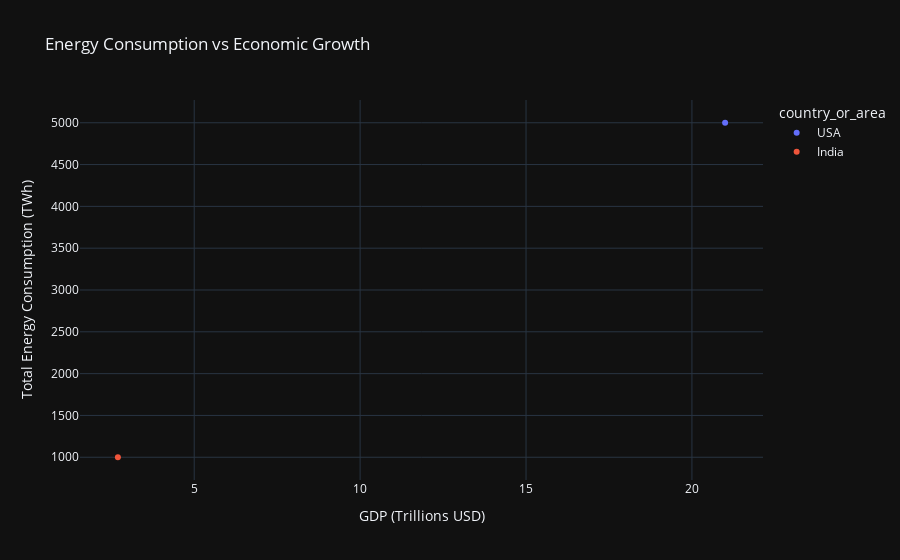

Notebook code cell kept with this figure:
### Code cell
import plotly.express as px
import pandas as pd

# Sample DataFrame (replace with your actual dataset)
df = pd.DataFrame({
    'commodity_transaction': ['GDP', 'Energy Consumption', 'GDP', 'Energy Consumption'],
    'country_or_area': ['USA', 'USA', 'India', 'India'],
    'year': [2020, 2020, 2020, 2020],
    'quantity': [21, 5000, 2.7, 1000]
})

# Ensure no leading/trailing spaces in column names
df.columns = df.columns.str.strip().str.lower()

# Filter relevant data
gdp_data = df[df['commodity_transaction'].str.contains("GDP", case=False, na=False)]
energy_data = df[df['commodity_transaction'].str.contains("Energy Consumption", case=False, na=False)]

# Merge GDP and Energy Consumption Data
df_merged = pd.merge(
    gdp_data[['country_or_area', 'year', 'quantity']],
    energy_data[['country_or_area', 'year', 'quantity']],
    on=['country_or_area', 'year'],
    suffixes=('_gdp', '_energy')
)

# Rename columns
df_merged.rename(columns={'quantity_gdp': 'GDP', 'quantity_energy': 'Total Energy Consumption'}, inplace=True)

# Convert values to numeric (if needed)
df_merged['GDP'] = pd.to_numeric(df_merged['GDP'], errors='coerce')
df_merged['Total Energy Consumption'] = pd.to_numeric(df_merged['Total Energy Consumption'], errors='coerce')

# Create the interactive scatter plot using Plotly
fig = px.scatter(
    df_merged,
    x="GDP",
    y="Total Energy Consumption",
    color="country_or_area",
    hover_data=["country_or_area", "GDP", "Total Energy Consumption", "year"],
    title="Energy Consumption vs Economic Growth",
    labels={"GDP": "GDP (Trillions USD)", "Total Energy Consumption": "Total Energy Consumption (TWh)"},
    template="plotly_dark",
)

# Show the plot
fig.show()

### Figure 1 — Plotly figure (JSON) as saved in the notebook; plotly's stock layout.template omitted (floating-point values rounded to 4 significant figures)
{"data": [{"customdata": [["USA", 2020]], "hovertemplate": "country_or_area=%{customdata[0]}<br>GDP (Trillions USD)=%{x}<br>Total Energy Consumption (TWh)=%{y}<br>year=%{customdata[1]}<extra></extra>", "legendgroup": "USA", "marker": {"color": "#636efa", "symbol": "circle"}, "mode": "markers", "name": "USA", "orientation": "v", "showlegend": true, "type": "scatter", "x": [21], "xaxis": "x", "y": [5000], "yaxis": "y"}, {"customdata": [["India", 2020]], "hovertemplate": "country_or_area=%{customdata[0]}<br>GDP (Trillions USD)=%{x}<br>Total Energy Consumption (TWh)=%{y}<br>year=%{customdata[1]}<extra></extra>", "legendgroup": "India", "marker": {"color": "#EF553B", "symbol": "circle"}, "mode": "markers", "name": "India", "orientation": "v", "showlegend": true, "type": "scatter", "x": [2.7], "xaxis": "x", "y": [1000], "yaxis": "y"}], "layout": {"autosize": true, "legend": {"title": {"text": "country_or_area"}, "tracegroupgap": 0}, "title": {"text": "Energy Consumption vs Economic Growth"}, "xaxis": {"anchor": "y", "autorange": true, "domain": [0, 1], "range": [1.585, 22.11], "title": {"text": "GDP (Trillions USD)"}, "type": "linear"}, "yaxis": {"anchor": "x", "autorange": true, "domain": [0, 1], "range": [669.9, 5330.0], "title": {"text": "Total Energy Consumption (TWh)"}, "type": "linear"}}}
